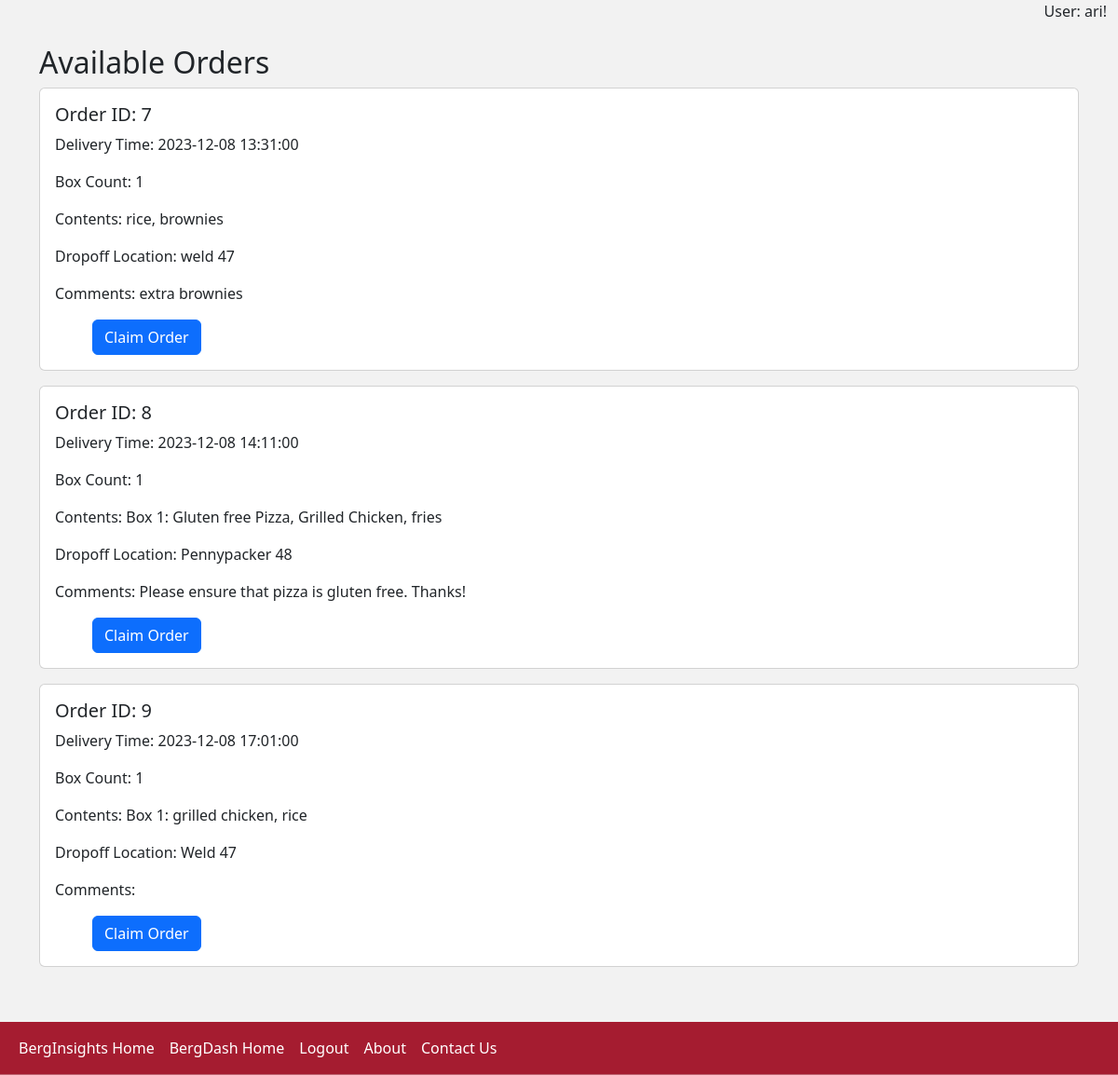
The page /deliver (signed in) on the database as committed earlier.
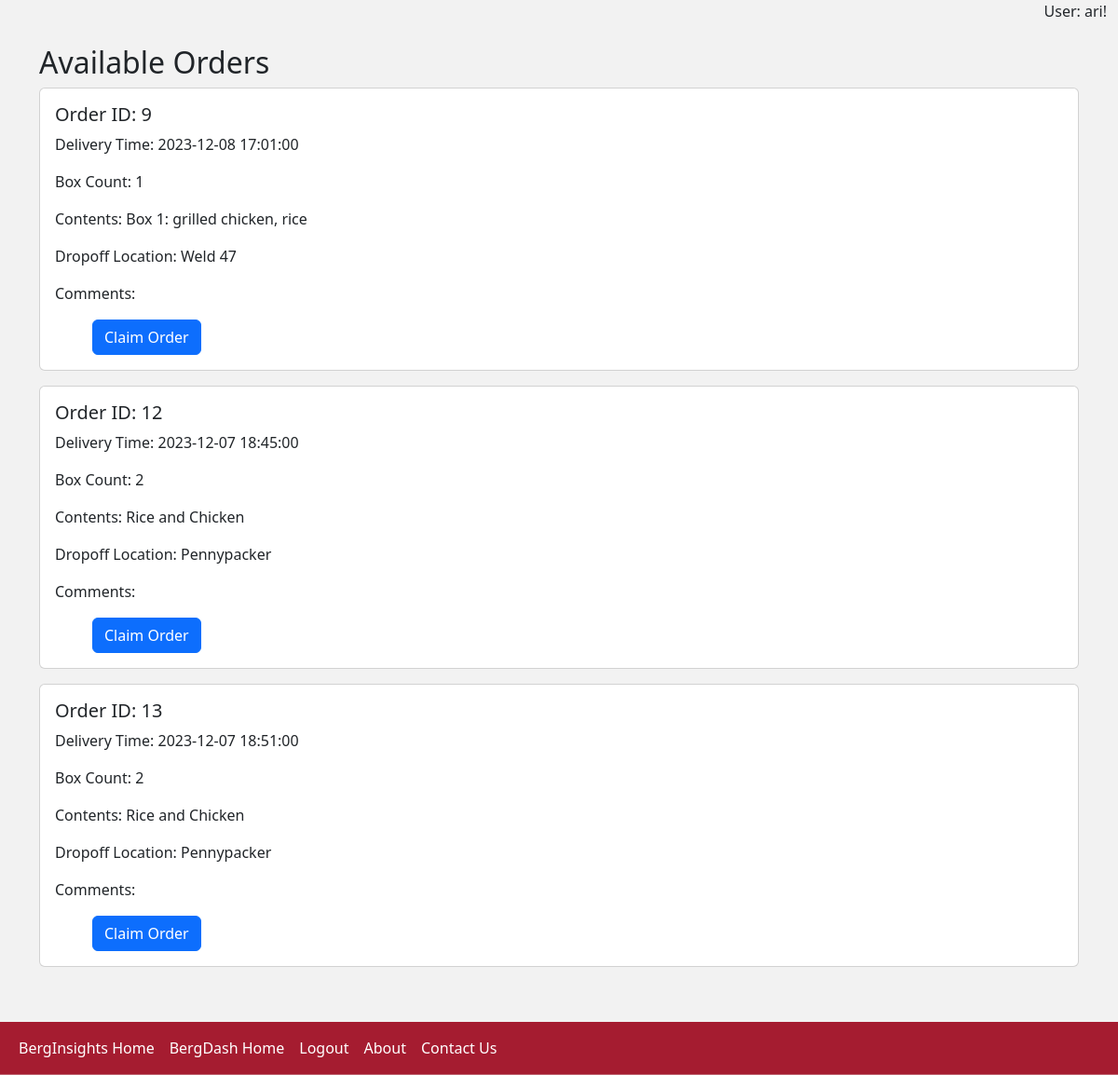
The same page on the database as committed later.
### tables this page shows
CREATE TABLE orders (
    id INTEGER PRIMARY KEY AUTOINCREMENT,
    customer_id INTEGER,
    order_datetime TIMESTAMP DEFAULT CURRENT_TIMESTAMP,
    delivery_datetime TIMESTAMP,
    box_count INTEGER,
    box_contents TEXT,
    dropoff_location TEXT,
    additional_comments TEXT,
    venmo_username TEXT, deliverer_id INTEGER, order_price REAL,
    FOREIGN KEY (customer_id) REFERENCES users(id)
);

### app.py (the view)
@app.route("/deliver")
@login_required
def deliverer():
    conn = get_users_db_connection()
    cur = conn.cursor()
    try:
        orders = cur.execute(
            "SELECT * FROM orders WHERE deliverer_id IS NULL"
        ).fetchall()
    except Exception as e:
        print("SQLite error:", e)
        flash("An error occurred while retrieving orders.", "warning")
        return redirect(url_for("index1"))
    finally:
        cur.close()
        conn.close()
    return render_template("deliverer.html", orders=orders)

### app.py (called while the page is built)
def get_users_db_connection():
    conn = sqlite3.connect("users.db")
    conn.row_factory = sqlite3.Row  # Enables column access by name: row['column_name']
    return conn

def login_required(f):
    @wraps(f)
    def decorated_function(*args, **kwargs):
        if "user_id" not in session:
            flash("You need to be logged in to access this page.", "warning")
            return redirect(url_for("login"))
        return f(*args, **kwargs)
    return decorated_function

@app.after_request
def after_request(response):
    response.headers["Cache-Control"] = "no-cache, no-store, must-revalidate"
    response.headers["Expires"] = 0
    response.headers["Pragma"] = "no-cache"
    return response

@app.context_processor
def inject_username():
    return dict(username=session.get("username", "Guest"))

### templates/deliverer.html (shortened to what this page needs)
{% extends "base.html" %}
{% block content %}
    <div class="container mt-4">
        <h2>Available Orders</h2>
        {% if orders %}
            <div id="orders-container">
                {% for order in orders %}
                    <div class="card mb-3">
                        <div class="card-body">
                            <h5 class="card-title">Order ID: {{ order.id }}</h5>
                            <p class="card-text">Delivery Time: {{ order.delivery_datetime }}</p>
                            <p class="card-text">Box Count: {{ order.box_count }}</p>
                            <p class="card-text">Contents: {{ order.box_contents }}</p>
                            <p class="card-text">Dropoff Location: {{ order.dropoff_location }}</p>
                            <p class="card-text">Comments: {{ order.additional_comments }}</p>
                            <form action="{{ url_for('claim_order', order_id=order.id) }}" method="post">
                                <button type="submit" class="btn btn-primary">Claim Order</button>
                            </form>
                        </div>
                    </div>
                {% endfor %}
            </div>
        {% else %}
            <p>No available orders at the moment.</p>
        {% endif %}
    </div>
{% endblock %}

Rows that differ between the two databases and show on the page:
no longer on this page (row edited): orders: id "7", delivery_datetime "2023-12-08 13:31:00", box_count "1", box_contents "rice, brownies", dropoff_location "weld 47", additional_comments "extra brownies"
no longer on this page (row edited): orders: id "8", delivery_datetime "2023-12-08 14:11:00", box_count "1", box_contents "Box 1: Gluten free Pizza, Grilled Chicken, fries", dropoff_location "Pennypacker 48", additional_comments "Please ensure that pizza is gluten free. Thanks!"
added orders: id "12", delivery_datetime "2023-12-07 18:45:00", box_count "2", box_contents "Rice and Chicken", dropoff_location "Pennypacker"
added orders: id "13", delivery_datetime "2023-12-07 18:51:00", box_count "2", box_contents "Rice and Chicken", dropoff_location "Pennypacker"
